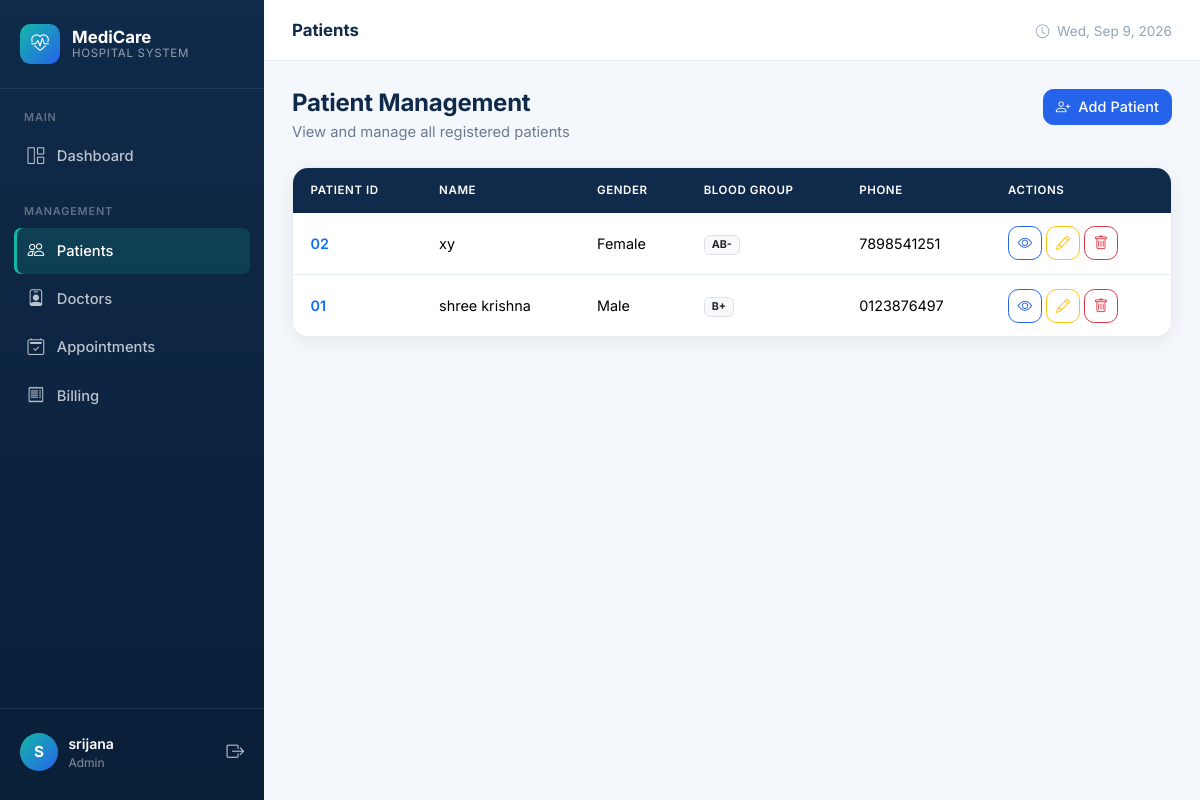
/patients/ (signed in), run on the app's committed database.
### hospital/models.py (models this page shows, shortened)
class Patient(models.Model):
        user = models.OneToOneField(
        User,
        on_delete=models.CASCADE,
        null=True,
        blank=True,
        related_name='patient_profile'
    )
        GENDER_CHOICES = [
        ('Male', 'Male'),
        ('Female', 'Female'),
        ('Other', 'Other'),
    ]
        BLOOD_GROUP_CHOICES = [
        ('A+', 'A+'),
        ('A-', 'A-'),
        ('B+', 'B+'),
        ('B-', 'B-'),
        ('AB+', 'AB+'),
        ('AB-', 'AB-'),
        ('O+', 'O+'),
        ('O-', 'O-'),
    ]
        patient_id = models.CharField(max_length=20, unique=True)
        full_name = models.CharField(max_length=100)
        date_of_birth = models.DateField()
        gender = models.CharField(max_length=10, choices=GENDER_CHOICES)
        blood_group = models.CharField(
        max_length=5,
        choices=BLOOD_GROUP_CHOICES
    )
        phone = models.CharField(max_length=15)
        email = models.EmailField(blank=True)
        address = models.TextField()
        emergency_contact = models.CharField(max_length=15)
        created_at = models.DateTimeField(auto_now_add=True)

### hospital/views.py (the view)
@login_required
def patient_list(request):
    patients = Patient.objects.all().order_by('-created_at')
    return render(
        request,
        'hospital/patient_list.html',
        {
            'patients': patients,
        }
    )

### hospital/templates/hospital/patient_list.html (shortened to what this page needs)
{% extends 'hospital/base.html' %}
{% block page_title %}Patients{% endblock %}
{% block content %}
<div class="page-header">
    <div>
        <h1>Patient Management</h1>
        <div class="subtitle">View and manage all registered patients</div>
    </div>
    <a href="{% url 'add_patient' %}" class="btn btn-primary">
        <i class="bi bi-person-plus me-1"></i> Add Patient
    </a>
</div>
<div class="card-modern">
    <div class="card-body p-0">
        <div class="table-responsive">
            <table class="table table-modern">
                <thead>
                    <tr>
                        <th>Patient ID</th>
                        <th>Name</th>
                        <th>Gender</th>
                        <th>Blood Group</th>
                        <th>Phone</th>
                        <th>Actions</th>
                    </tr>
                </thead>
                <tbody>
                    {% for patient in patients %}
                    <tr>
                        <td><span class="fw-600 text-primary">{{ patient.patient_id }}</span></td>
                        <td>{{ patient.full_name }}</td>
                        <td>{{ patient.gender }}</td>
                        <td><span class="badge bg-light text-dark border">{{ patient.blood_group }}</span></td>
                        <td>{{ patient.phone }}</td>
                        <td>
                            <div class="d-flex gap-1">
                                <a href="{% url 'patient_detail' patient.id %}" class="btn btn-sm btn-outline-primary btn-icon" title="View">
                                    <i class="bi bi-eye"></i>
                                </a>
                                <a href="{% url 'edit_patient' patient.id %}" class="btn btn-sm btn-outline-warning btn-icon" title="Edit">
                                    <i class="bi bi-pencil"></i>
                                </a>
                                <a href="{% url 'delete_patient' patient.id %}" class="btn btn-sm btn-outline-danger btn-icon" title="Delete">
                                    <i class="bi bi-trash"></i>
                                </a>
                            </div>
                        </td>
                    </tr>
                    {% endfor %}
                </tbody>
            </table>
        </div>
    </div>
</div>
{% endblock %}

### hospital/templates/hospital/base.html (shortened to what this page needs)
{% load static %}
<!DOCTYPE html>
<html lang="en">
<head>
    <link href="https://cdn.jsdelivr.net/npm/bootstrap@5.3.3/dist/css/bootstrap.min.css" rel="stylesheet">
    <link href="https://cdn.jsdelivr.net/npm/bootstrap-icons@1.11.3/font/bootstrap-icons.min.css" rel="stylesheet">
    <link href="{% static 'hospital/css/style.css' %}" rel="stylesheet">
</head>
<body>
{% if request.user.is_authenticated %}
<div class="app-wrapper">
    <aside class="sidebar" id="sidebar">
        <div class="sidebar-brand">
            <div class="brand-icon">
                <i class="bi bi-heart-pulse"></i>
            </div>
            <div class="brand-text">
                MediCare
                <small>Hospital System</small>
            </div>
        </div>
        <nav class="sidebar-nav">
            {% if request.user.profile.role == 'STAFF' or request.user.is_superuser %}
            <div class="nav-section">
                <div class="nav-section-title">Main</div>
                <a href="{% url 'staff_dashboard' %}" class="nav-link {% if request.resolver_match.url_name == 'staff_dashboard' or request.resolver_match.url_name == 'dashboard' %}active{% endif %}">
                    <i class="bi bi-grid-1x2"></i> Dashboard
                </a>
            </div>
            <div class="nav-section">
                <div class="nav-section-title">Management</div>
                <a href="{% url 'patient_list' %}" class="nav-link {% if 'patient' in request.resolver_match.url_name %}active{% endif %}">
                    <i class="bi bi-people"></i> Patients
                </a>
                <a href="{% url 'doctor_list' %}" class="nav-link {% if 'doctor' in request.resolver_match.url_name and 'dashboard' not in request.resolver_match.url_name %}active{% endif %}">
                    <i class="bi bi-person-badge"></i> Doctors
                </a>
                <a href="{% url 'appointment_list' %}" class="nav-link {% if 'appointment' in request.resolver_match.url_name %}active{% endif %}">
                    <i class="bi bi-calendar2-check"></i> Appointments
                </a>
                <a href="{% url 'bill_list' %}" class="nav-link {% if 'bill' in request.resolver_match.url_name %}active{% endif %}">
                    <i class="bi bi-receipt"></i> Billing
                </a>
            </div>
            {% endif %}
        </nav>
        <div class="sidebar-footer">
            <div class="user-info">
                <div class="user-avatar">
                    {{ request.user.username|first|upper }}
                </div>
                <div class="user-meta">
                    <div class="name">{{ request.user.get_full_name|default:request.user.username }}</div>
                    <div class="role">
                        {% if request.user.profile.role == 'STAFF' %}Hospital Staff
                        {% elif request.user.profile.role == 'DOCTOR' %}Doctor
                        {% elif request.user.profile.role == 'PATIENT' %}Patient
                        {% else %}Admin{% endif %}
                    </div>
                </div>
                <a href="{% url 'logout' %}" class="text-white opacity-75" title="Logout" style="font-size:1.1rem;">
                    <i class="bi bi-box-arrow-right"></i>
                </a>
            </div>
        </div>
    </aside>
    <div class="main-content">
        <header class="topbar">
            <div class="d-flex align-items-center gap-3">
                <div class="topbar-title">{% block page_title %}Dashboard{% endblock %}</div>
            </div>
            <div class="topbar-actions">
                <span class="text-muted-2 d-none d-md-inline" style="font-size:0.85rem;">
                    <i class="bi bi-clock me-1"></i>
                    <span id="currentDate"></span>
                </span>
            </div>
        </header>
        <div class="content-area">
            {% block content %}{% endblock %}
        </div>
    </div>
</div>
{% else %}
{% block auth_content %}{% endblock %}
{% endif %}
</body>
</html>

### data on the page
Patient: patient_id "02", full_name "xy", gender "Female", blood_group "AB-", phone "7898541251"
Patient: patient_id "01", full_name "shree krishna", gender "Male", blood_group "B+", phone "0123876497"

### other printed values
{{ request.user.username|first|upper }} "S"
{{ request.user.get_full_name|default:request.user.username }} "srijana"
